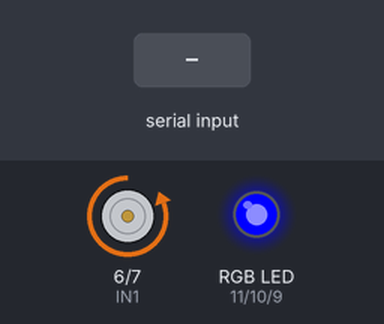
The sketch below on a simulated Arduino Uno, built with avr-gcc and run on an emulated ATmega328P. Parts: motor-driver pin pairs drawn as motors (green arrow = first pin HIGH = forward, orange = second pin HIGH = backward, longer = more drive, scaled by the enable pin), an RGB LED mixed from three pins (HIGH = lit). The inputs (shaded band) are chosen by the test bench.

Above: at 4.9 s.
5.0 s: "200\n" received over Serial
At 6.2 s:
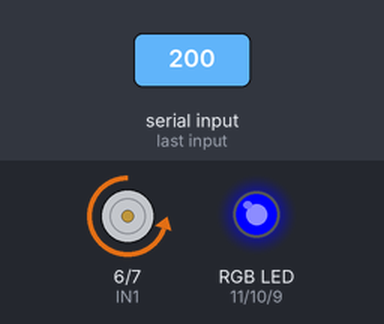
6.5 s: "90,45\n" received over Serial
At 7.5 s:
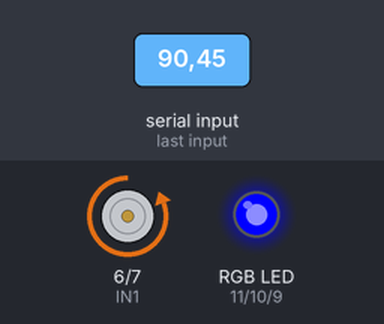
Timing chart, 0 to 9.5 s (numbered marks = the images above; inputs shaded):
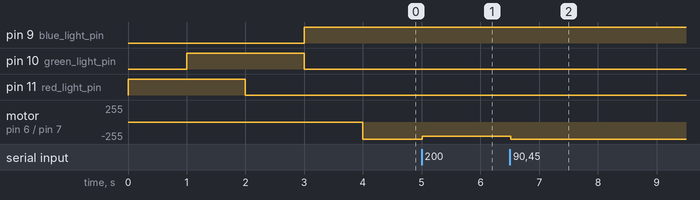

The sketch:

ELEC_3355_FINAL_ARDUINO.ino
```cpp
// Matthew Windsor & Carolina Sousa De La Cruz
// 5/5/2024
// ELEC 3355 Final Project

/*******************Variables**********************/
//PID variables
unsigned long lastTime;
double Input, Output, Setpoint;
double errsum;
double kp;
// Variables
float frequency = 0.0;
int state = 0;
int motorspeed = 30;

/**********************I/O's**********************************/
// Arduino pins for RGB LED
int red_light_pin= 11;
int green_light_pin = 10;
int blue_light_pin = 9;
//Motor Variables
int ena = 5;
int IN1 = 6;
int IN2 = 7;

/*****************Creation of the Function*************************/
// Rotate the Motor A clockwise
void clockwise(){
  digitalWrite(IN1, HIGH);
  digitalWrite(IN2, LOW);
}
// Rotate the Motor A counter-clockwise
void counterclockwise(){
  digitalWrite(IN1, LOW);
  digitalWrite(IN2, HIGH);
}
// Stop
void finish(){
  digitalWrite(IN1, LOW);
  digitalWrite(IN2, LOW);
}
// LED
void RGB_color(int red_light_value, int green_light_value, int blue_light_value){
  analogWrite(red_light_pin, red_light_value);
  analogWrite(green_light_pin, green_light_value);
  analogWrite(blue_light_pin, blue_light_value);
}

/***********************Function Declaration***************************/
// Functions
void clockwise();
void counterclockwise();
void finish();
void RGB_color(int red_light_value, int green_light_value, int blue_light_value);

/************************Setup*******************************************/
void setup()
{
  Serial.begin(9600); //Set up serial monitor
  Serial.setTimeout(10);
  pinMode(ena, OUTPUT); //Motor Enable Pin
  pinMode(IN1, OUTPUT); //Motor Input 1
  pinMode(IN2, OUTPUT); //Motor Input 2

  pinMode(red_light_pin, OUTPUT);
  pinMode(green_light_pin, OUTPUT);
  pinMode(blue_light_pin, OUTPUT);

  // Initialize the variables we're linked to
  Setpoint = 246; //B note frequency
  kp = 4;
}

/************************Main*******************************************/
void loop() {
    // State 0: Start state
    while (state == 0){
    RGB_color(255, 0, 0); // red
    delay(1000);
    RGB_color(255, 255, 0); // yel
    delay(1000);
    RGB_color(0, 255, 0); // Green
    delay(1000);
    state = 1;
  }

  // Program begin indicator
    RGB_color(0, 0, 255); // blu
    delay(1000);

  // State 1: PID loop
    while (state == 1){
      if (Serial.available() > 0){
        String str = Serial.readString();
        Input = str.toFloat();
      }
      // Calculate error signal e(t)
      errsum = Setpoint - Input;
      // Find which way motor needs to spin
      if(errsum > 1){
        counterclockwise();
      }else if(errsum < -1){
        errsum * -1;
        clockwise();
      }
      else {
        finish();
      }
      // Calulcate motor speed with Kp
      motorspeed = 30;
      int u = errsum * kp;
      motorspeed += u;

      if(motorspeed >= 255){
        motorspeed = 255;
      }
      else {
        motorspeed = motorspeed;
      }

      // Spin motor based on speed
      analogWrite(ena, motorspeed);

    }

    // State 2: Tuning finished
    while (state == 2){
    RGB_color(255, 255, 255); // wht
    delay(2000);
    exit(0);
  }
}
```

Measured:
- after the input at 5.0 s, motor on pin 6 (IN1) / pin 7 (IN2): backward 255/255 → backward 214/255 at once
- after the input at 6.5 s, motor on pin 6 (IN1) / pin 7 (IN2): backward 214/255 → backward 255/255 at once
